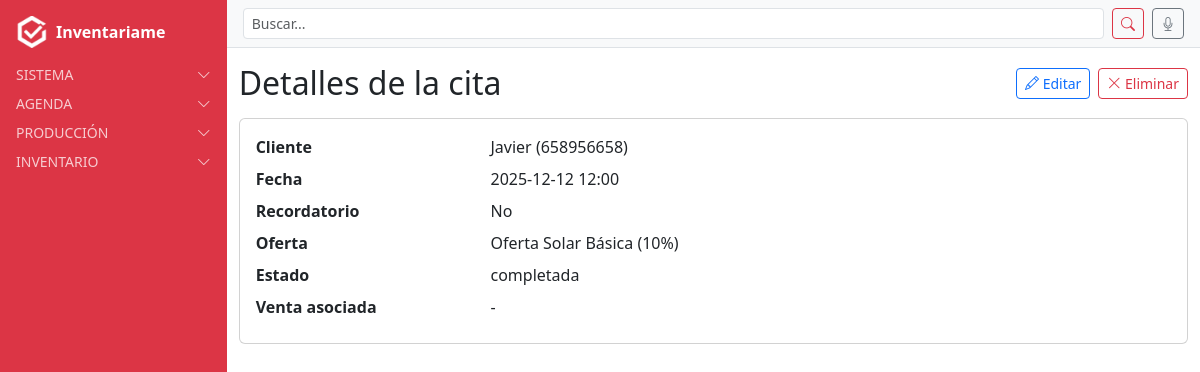
The page /citas/citas/15/ (signed in) on the database as committed earlier.
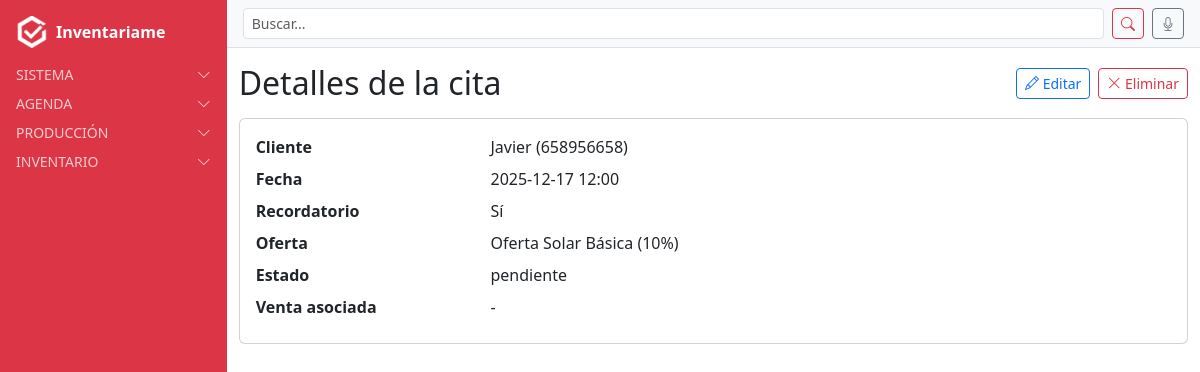
The same page on the database as committed later.
### citas/models.py (models this page shows, shortened)
class Cita(models.Model):
    ESTADOS = [
        ("pendiente", "Pendiente"),
        ("completada", "Completada"),
    ]
    cliente = models.ForeignKey(Cliente, on_delete=models.CASCADE, related_name='citas')
    usuario = models.ForeignKey(User, on_delete=models.CASCADE, related_name='citas')
    fecha = models.DateTimeField()
    recordatorio = models.BooleanField(default=False)
    venta = models.ForeignKey(Venta, on_delete=models.SET_NULL, null=True, blank=True, related_name='citas')
    oferta = models.ForeignKey(Oferta, on_delete=models.SET_NULL, null=True, blank=True, related_name='citas')
    estado = models.CharField(max_length=20, choices=ESTADOS, default="pendiente")  # NUEVO
    class Meta:
        verbose_name = "Cita"
        verbose_name_plural = "Citas"

### clientes/models.py (models this page shows)
class Cliente(models.Model):
    nombre = models.CharField(max_length=200)
    telefono = models.CharField(max_length=20, blank=True, null=True)  # NUEVO CAMPO
    direccion = models.ForeignKey(
        Address,
        on_delete=models.SET_NULL,
        null=True,
        blank=True,
        related_name="clientes_principal"
    )
    usuario = models.ForeignKey(
        User,
        on_delete=models.CASCADE,
        related_name="clientes",
        null=True,  # permite nulos en registros antiguos
        blank=True  # permite dejarlo vacío en formularios
    )
    class Meta:
        verbose_name = "Cliente"
        verbose_name_plural = "Clientes"
    def __str__(self):
        return f"{self.nombre} ({self.telefono or 'sin teléfono'})"

### oferta/models.py (models this page shows, shortened)
class Oferta(models.Model):
    nombre = models.CharField(max_length=150)
    referencia = models.ForeignKey(
        Referencia,
        on_delete=models.CASCADE,
        related_name="ofertas",
        default=1
    )
    tipo = models.ForeignKey(
        Tipo,
        on_delete=models.CASCADE,
        related_name="ofertas",
        default=1
    )
    valor = models.CharField(
        max_length=50,
        help_text="Expresión como '0 + 7', '0 + 3', etc."
    )
    class Meta:
        verbose_name = "Oferta"
        verbose_name_plural = "Ofertas"
        ordering = ["nombre"]

### citas/views.py (the view)
# urls.py: path("citas/<int:pk>/", CitaDetailView.as_view(), name="cita_detail"),
class CitaDetailView(DetailView):
    model = Cita
    template_name = "citas/cita_detail.html"
    context_object_name = "cita"

### users/context_processors.py (called while the page is built)
def alertas_processor(request):
    if not request.user.is_authenticated:
        return {}
    ahora = timezone.now()
    proximas_con_recordatorio = Cita.objects.filter(
        usuario=request.user, recordatorio=True,
        fecha__gte=ahora, fecha__lte=ahora + timedelta(days=1)
    )
    if proximas_con_recordatorio.exists():
        return {"alertas": f"Tienes {proximas_con_recordatorio.count()} cita(s) con recordatorio en 24h"}
    return {}

### citas/templates/citas/cita_detail.html
{% extends "base.html" %}
{% block content_authenticated %}
<div class="d-flex align-items-center justify-content-between mb-3">
  <h2 class="mb-0">Detalles de la cita</h2>
  <div class="d-flex gap-2">
    <a href="{% url 'cita_update' cita.pk %}" class="btn btn-outline-primary btn-sm">
      <i class="bi bi-pencil"></i> Editar
    </a>
    <a href="{% url 'cita_delete' cita.pk %}" class="btn btn-outline-danger btn-sm">
      <i class="bi bi-x-lg"></i> Eliminar
    </a>
  </div>
</div>
<div class="card p-3">
  <dl class="row mb-0">
    <dt class="col-sm-3">Cliente</dt>
    <dd class="col-sm-9">{{ cita.cliente }}</dd>
    <dt class="col-sm-3">Fecha</dt>
    <dd class="col-sm-9">{{ cita.fecha|date:"Y-m-d H:i" }}</dd>
    <dt class="col-sm-3">Recordatorio</dt>
    <dd class="col-sm-9">{{ cita.recordatorio|yesno:"Sí,No" }}</dd>
    <dt class="col-sm-3">Oferta</dt>
    <dd class="col-sm-9">
      {% if cita.oferta %}
        {{ cita.oferta.nombre }} ({{ cita.oferta.valor }})
      {% else %}
        -
      {% endif %}
    </dd>
    <dt class="col-sm-3">Estado</dt>
    <dd class="col-sm-9">{{ cita.estado }}</dd>
    <dt class="col-sm-3">Venta asociada</dt>
    <dd class="col-sm-9">{{ cita.venta|default:"-" }}</dd>
  </dl>
</div>
{% endblock %}

Rows that differ between the two databases and show on the page:
changed Cita "Javier (658956658)": fecha "2025-12-12 12:00" → "2025-12-17 12:00"; recordatorio "No" → "Sí"; estado "completada" → "pendiente"
